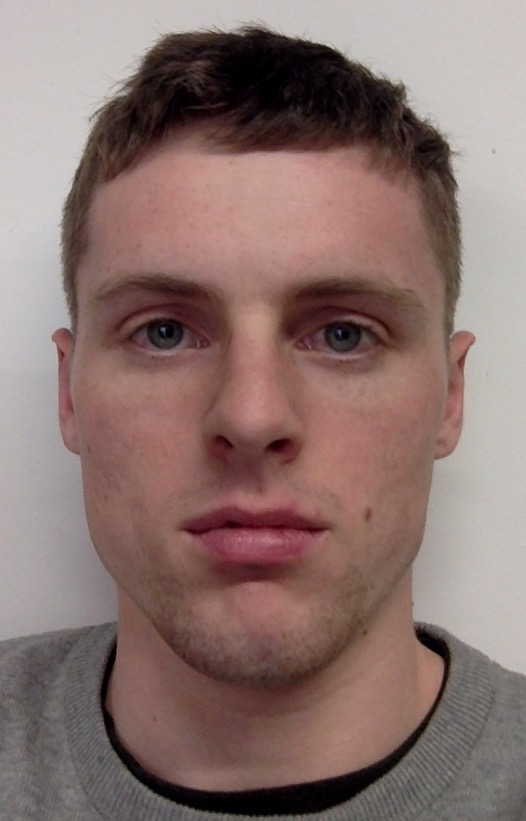
#> input picture data/raw/ER/er_2.jpg, 526 x 821 px
$ jupyter execute --allow-errors ER_demo.ipynb
#> lines starting #> are read from the running program, lines starting #| are printed output that depends on the picture
#> further down, er is the input picture: shape (821, 526, 3); mean R, G, B 138.1, 115.1, 110.8
### src/image_processing.py
'''
A collection of functions used for my project
'''
# Imports
import numpy as np
import matplotlib as plt
import re
from tqdm import tqdm
import os

# Image imports
from skimage import io, util
from skimage.color import hsv2rgb, rgb2gray
import skimage.transform


# [110 lines left out: functions load_images, convert_images_to_array, resize_images, not called in this run]


def resize_image(image,
                 img_shape,
                 method='zero_pad',
                 convert_to_ubyte=False,
                 preserve_range=True):

    # Caclulate the new width based on the current aspect ratio
#> called with img_shape = (600, 600), method = 'zero_pad', convert_to_ubyte = False, preserve_range = False
    old_height = image.shape[0]
#> old_height = 821
    old_width = image.shape[1]
#> old_width = 526
    scale = max(img_shape) / max(old_height, old_width)
#> scale = 0.731
    new_width = int(old_width * scale)
#> new_width = 384
    new_height = int(old_height * scale)
#> new_height = 600

    # Convert image data type to uint8

    img = skimage.transform.resize(image, (new_height, new_width),
                                   preserve_range=preserve_range)

    if convert_to_ubyte:
        if img.dtype != np.uint8:
            img = util.img_as_ubyte(img)

    # Pad width
    img = pad_img(img, img_shape, method)

    return img


def pad_img(img, new_shape, method='extend'):
    '''
    Function to pad an image to make it square without changing the
    aspect ratio
    '''
#> called with new_shape = (600, 600), method = 'zero_pad'

    if img.shape[0] >= img.shape[1]:
        pad = 'width'
    else:
        pad = 'height'

    if pad == 'width':
        total_padding = new_shape[1] - img.shape[1]
#> total_padding = 216
    elif pad == 'height':
        total_padding = new_shape[0] - img.shape[0]
        img = np.moveaxis(img, 0, 1)

    if total_padding % 2 == 0:
        padding = [int(total_padding / 2), int(total_padding / 2)]
#> padding = [108, 108]

    else:
        padding = [total_padding // 2 + 1, total_padding // 2]

    if method == 'extend':
        l_padding = np.array([img[:, 0]] * padding[0], dtype=np.uint8)
        r_padding = np.array([img[:, img.shape[1] - 1]] * padding[1],
                             dtype=np.uint8)
        l_padding = np.moveaxis(l_padding, 0, 1)
        r_padding = np.moveaxis(r_padding, 0, 1)

    elif method == 'zero_pad':
        if len(img.shape) == 3:
            zero_array = np.array([[0, 0, 0]], dtype=np.uint8)
        elif len(img.shape) == 2:
            zero_array = np.array([0], dtype=np.uint8)

        l_padding = np.array([
            zero_array.repeat(padding[0], axis=0),
        ] * img.shape[0])
        r_padding = np.array([
            zero_array.repeat(padding[1], axis=0),
        ] * img.shape[0])

    else:
        raise Exception('method not valid')

    padded_img = np.hstack((l_padding, img, r_padding))
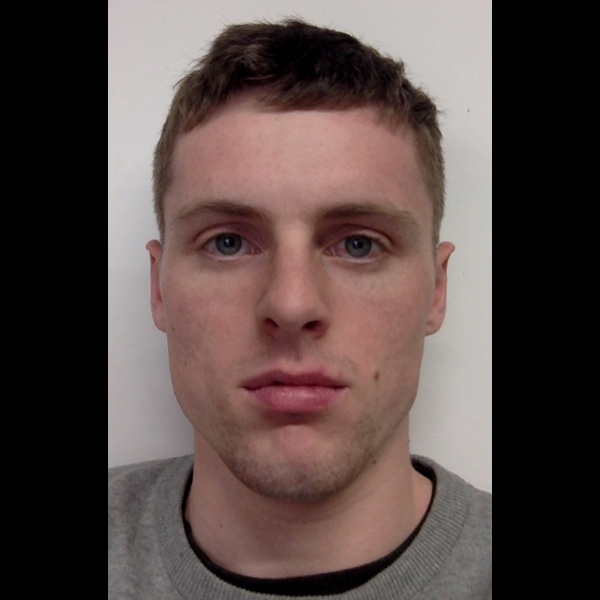
#> padded_img: shape (600, 600, 3) float64; mean R, G, B 0.347, 0.289, 0.278

    if pad == 'height':
        padded_img = np.moveaxis(padded_img, 0, 1)

    return padded_img


class MakeFlat():
    def __init__(self, img_shape):
        self.img_shape = img_shape

    # [44 lines left out: functions transform, inverse_transform, show_image, convert_to_gray, not called in this run]

### notebooks/ER_demo.ipynb
[cell 1]
import sys
sys.path
sys.path.append('../src')

[cell 2]
import image_processing as ip
import skimage.io as io
import joblib
import feature_processing as ftp
import matplotlib.pyplot as plt
from skimage import exposure

#> (a cell that did not finish here is left out)

[cell 4]
er =io.imread('../data/raw/ER/er_2.jpg')

[cell 5]
er_rs = ip.resize_image(er, img_shape=(600,600), convert_to_ubyte=False, preserve_range=False)

[cell 6]
plt.imshow(er_rs)
plt.axis('off');

#> (a cell that did not finish here is left out)

[cell 8]
newcmp=plt.cm.get_cmap('Set1', 8)

#> (a cell that did not finish here is left out)


$ run again, with data/raw/ER/er_1.jpg copied over data/raw/ER/er_2.jpg
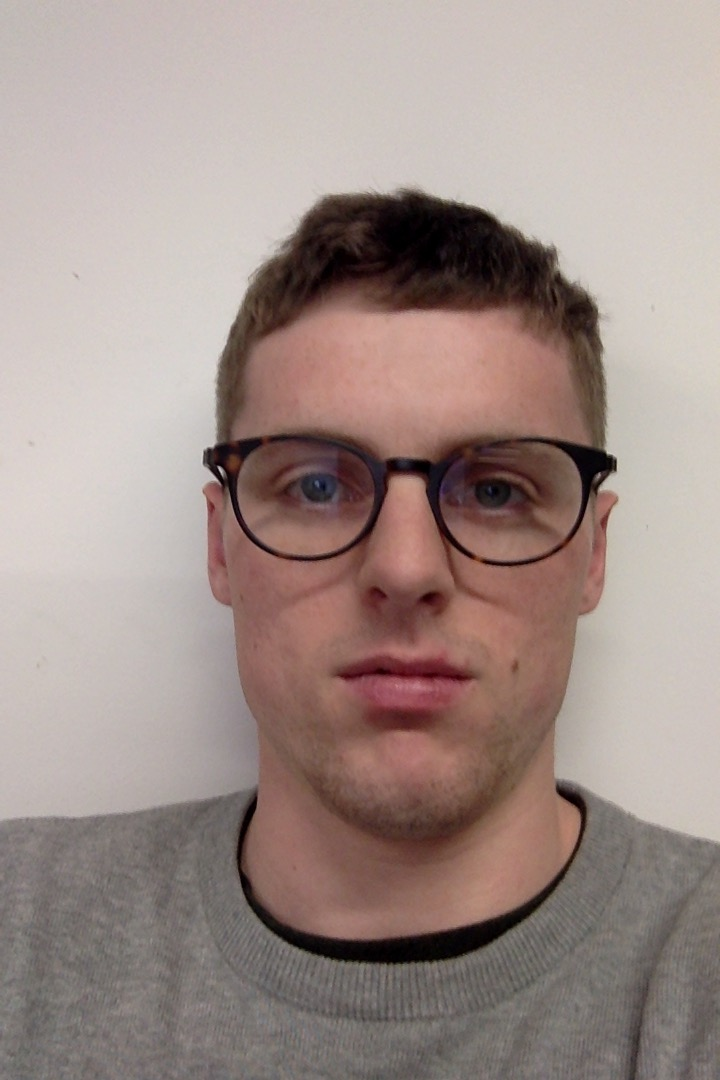
#> input picture data/raw/ER/er_1.jpg, 720 x 1080 px
#> er is the input picture: shape (1080, 720, 3); mean R, G, B 160, 143.2, 137.6
#> in pad_img, `padded_img = np.hstack((l_padding, img, r_padding))`:
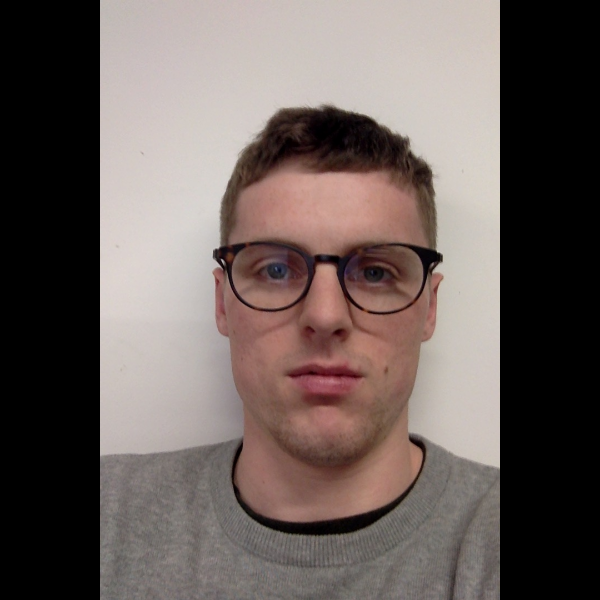
#> padded_img: shape (600, 600, 3) float64; mean R, G, B 0.418, 0.374, 0.36

$ run again, with data/raw/ER/ER.jpg copied over data/raw/ER/er_2.jpg
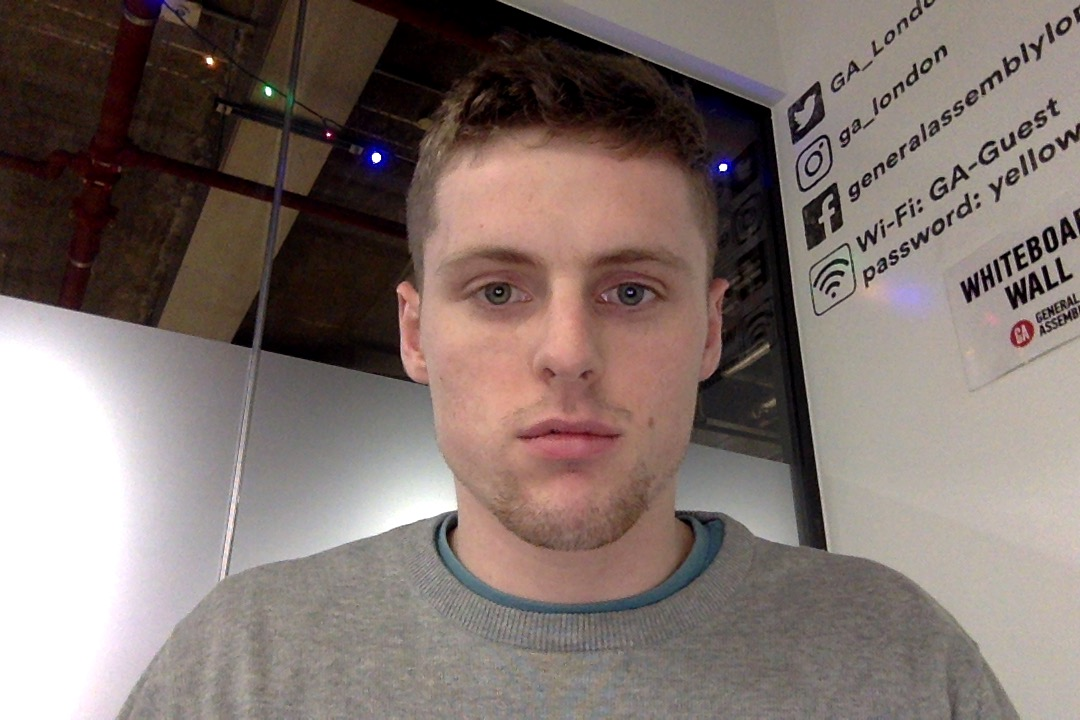
#> input picture data/raw/ER/ER.jpg, 1080 x 720 px
#> er is the input picture: shape (720, 1080, 3); mean R, G, B 128.2, 114.3, 109.2
#> in pad_img, `img = np.moveaxis(img, 0, 1)`:
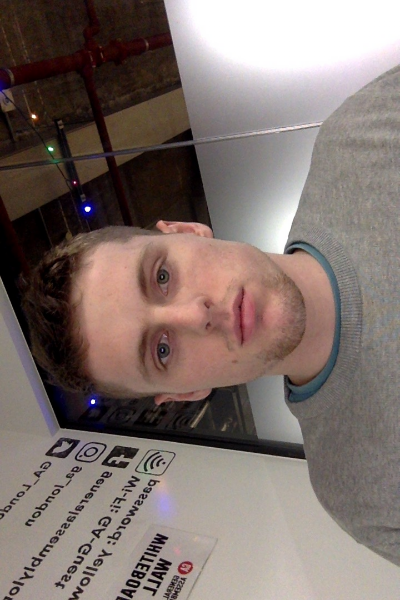
#> img: shape (600, 400, 3) float64; mean of channels 0, 1, 2 0.503, 0.448, 0.428; drawn as R, G, B
#> in pad_img, `padded_img = np.moveaxis(padded_img, 0, 1)`:
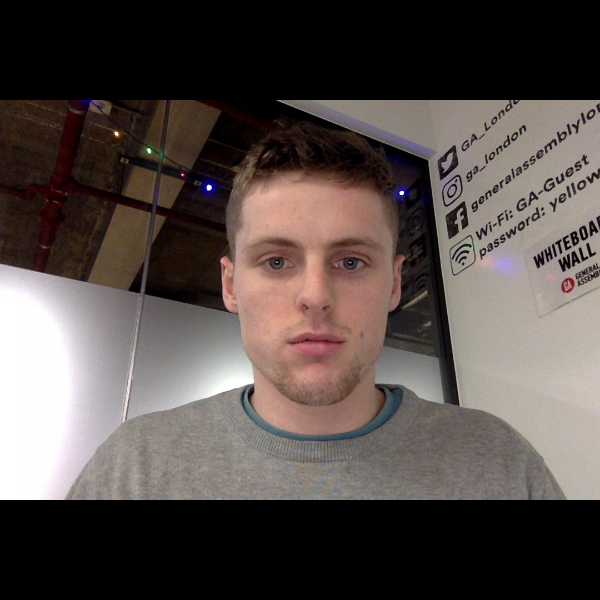
#> padded_img: shape (600, 600, 3) float64; mean of channels 0, 1, 2 0.335, 0.299, 0.286; drawn as R, G, B

$ run again, with data/raw/ER/ER_crop.jpg copied over data/raw/ER/er_2.jpg
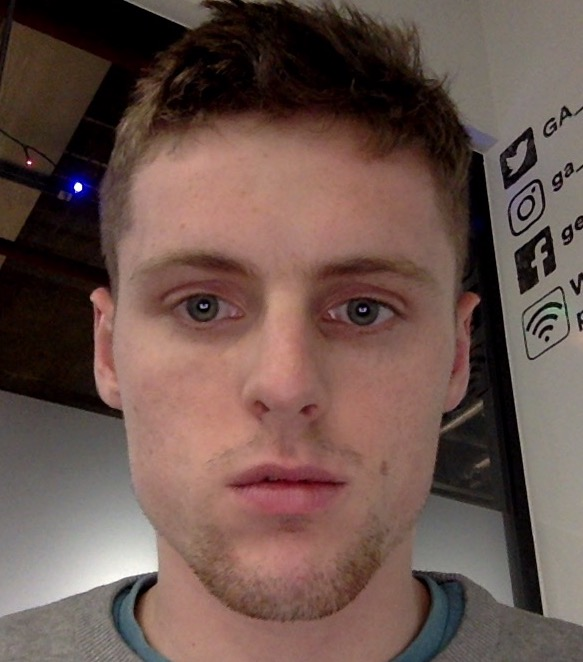
#> input picture data/raw/ER/ER_crop.jpg, 583 x 662 px
#> er is the input picture: shape (662, 583, 3); mean R, G, B 106.8, 84, 77.1
#> in pad_img, `padded_img = np.hstack((l_padding, img, r_padding))`:
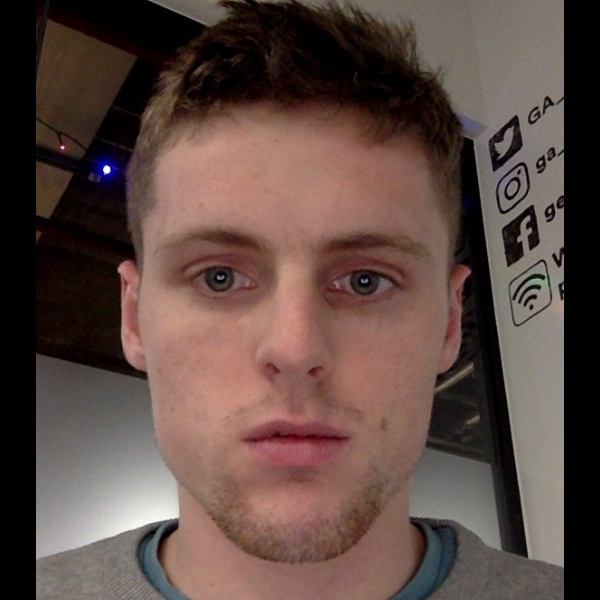
#> padded_img: shape (600, 600, 3) float64; mean R, G, B 0.368, 0.29, 0.266
